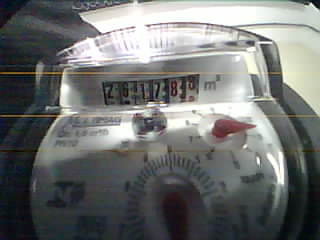
#> input picture Esp32-Cam/TempFrames/frame0.jpg, 320 x 240 px, found by its file name
$ python MovementDetect.py
#> lines starting #> are read from the running program, lines starting #| are printed output that depends on the picture; long printed decimals are rounded
### Img_Treatment.py
import cv2
import numpy as np
import glob
from Arduino_Stream import streamVid


def Calibrar(img, x, y, h, w):
    return cv2.rectangle(img, (x, y), (x + w, y + h), (0, 0, 255), 2)


def Cinza(img):
    return cv2.cvtColor(img, cv2.COLOR_BGR2GRAY)


def BrilhoContraste(img, B, C):
    a = cv2.convertScaleAbs(img, alpha=C, beta=B)
    return a


def BGR(img):
    a = cv2.cvtColor(img, cv2.COLOR_RGB2BGR)
    return a

#Binario
def Thresh(img):
    a = cv2.threshold(Cinza(img), 0, 255, cv2.THRESH_BINARY + cv2.THRESH_OTSU)[1]
    return a


def Blur(img, X, Y):
    return cv2.blur(img, (X, Y))


# [38 lines left out: functions Countor, FindCircle, FindPoints, RecInsideRec, not called in this run]


def RecVideo(name):
#> called with name = 'frame'
    for f in range(10):
        streamVid(f"{name}{f}")

    frameSize = (320, 240)

    out = cv2.VideoWriter(f'Esp32-Cam\\Video\\{name}.avi', cv2.VideoWriter_fourcc(*'DIVX'), 10, frameSize)

    for filename in glob.glob('Esp32-Cam\\TempFrames\\*.jpg'):
        img = cv2.imread(filename)
        out.write(img)

    out.release()

#limpar frames temporarios
def ClearTempFrames():
    for i in range(0, 9, 1):
        return 0
        #os.remove(f'frame{i}.jpg')


def DetectMovement(Frame):
    return Frame[0:320, 0:240]


# [30 lines left out: function image_resize, not called in this run]

### Arduino_Stream.py
import requests  # to get image from the web
import shutil  # to save it locally


image_url = "http://192.168.0.189/capture?_cb=1655123939526"
filename = image_url.split("/")[-1]


# [14 lines left out: function stream, not called in this run]


def streamVid(name):
    r = requests.get(image_url, stream=True)
    # Check if the image was retrieved successfully
    if r.status_code == 200:
        # Set decode_content value to True, otherwise the downloaded image file's size will be zero.
        r.raw.decode_content = True

        # Open a local file with wb ( write binary ) permission.
        with open(f'Esp32-Cam\\TempFrames\\{name}.jpg', 'wb') as f:
            shutil.copyfileobj(r.raw, f)

        return 1    #print('Image sucessfully Downloaded: ', filename)
    else:
        return print('Image Couldn\'t be retreived')

#stream()

### MovementDetect.py
import cv2
from Img_Treatment import RecVideo, ClearTempFrames


def Spinnig():
    RecVideo("frame")
#> (the call stopped at in streamVid, `r = requests.get(image_url, stream=True)`: the network is not available in this run)
    image = cv2.imread('Esp32-Cam\\TempFrames\\frame0.jpg')
#> image is the input picture: shape (240, 320, 3); mean B, G, R 112.5, 113.6, 111.7
    image = image[105:145, 125:170]
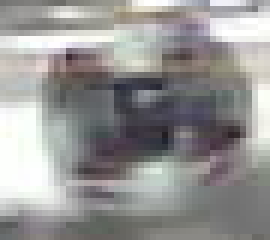
#> image: shape (40, 45, 3) (shown 6 times larger); mean B, G, R 148.2, 149, 150.1
    #cv2.imshow("teste", image)
    gray_image = cv2.cvtColor(image, cv2.COLOR_BGR2GRAY)
    histogram = cv2.calcHist([gray_image], [0],
                             None, [256], [0, 256])
#> histogram = 256 values, max 42 at index 254, min 0 at index 0, mean 7.03

    # data1 image
    image = cv2.imread('Esp32-Cam\\TempFrames\\frame9.jpg')
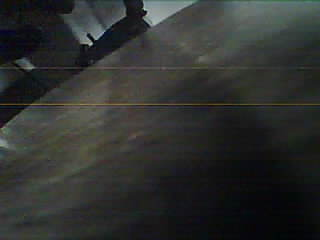
#> input picture Esp32-Cam/TempFrames/frame9.jpg, 320 x 240 px, found by its file name
#> image is the input picture: shape (240, 320, 3); mean B, G, R 46.1, 48.1, 46.2
    image = image[105:145, 125:170]
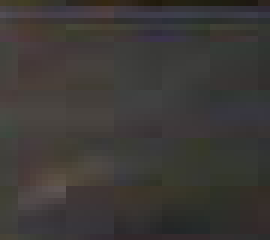
#> image: shape (40, 45, 3) (shown 6 times larger); mean B, G, R 54.7, 57.3, 60.3
    #cv2.imshow("teste2", image)
    gray_image1 = cv2.cvtColor(image, cv2.COLOR_BGR2GRAY)
    histogram1 = cv2.calcHist([gray_image1], [0],
                              None, [256], [0, 256])
#> histogram1 = 256 values, max 133 at index 54, min 0 at index 0, mean 7.03

    # data2 image
    image = cv2.imread('Esp32-Cam\\TempFrames\\frame4.jpg')
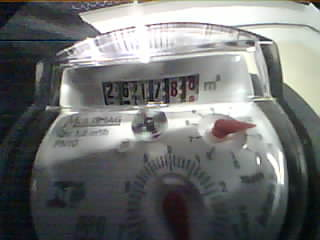
#> input picture Esp32-Cam/TempFrames/frame4.jpg, 320 x 240 px, found by its file name
#> image is the input picture: shape (240, 320, 3); mean B, G, R 112.4, 113.3, 111.3
    image = image[105:145, 125:170]
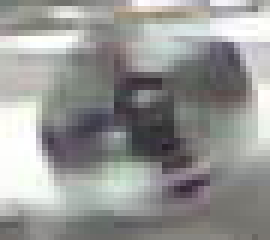
#> image: shape (40, 45, 3) (shown 6 times larger); mean B, G, R 148.7, 150.7, 150.3
    #cv2.imshow("teste3", image)
    #cv2.waitKey(0)
    gray_image2 = cv2.cvtColor(image, cv2.COLOR_BGR2GRAY)
    histogram2 = cv2.calcHist([gray_image2], [0],
                              None, [256], [0, 256])
#> histogram2 = 256 values, max 33 at index 254, min 0 at index 0, mean 7.03

    c1, c2 = 0, 0

    # Euclidean Distance between data1 and test
    i = 0
    while i < len(histogram) and i < len(histogram1):
        c1 += (histogram[i] - histogram1[i]) ** 2
        i += 1
#> this loop made 256 passes
#> c1 on passes 1 to 3: [0], [0], [0]
#> after the loop, c1 = [132452]; i = 256
    c1 = c1 ** (1 / 2)
#> c1 = [363.9]

    # Euclidean Distance between data2 and test
    i = 0
    while i < len(histogram) and i < len(histogram2):
        c2 += (histogram[i] - histogram2[i]) ** 2
        i += 1
#> this loop made 256 passes
#> after the loop, c2 = [4132]; i = 256
    c2 = c2 ** (1 / 2)
#> c2 = [64.28]
    c3 = int((c1+c2)/2)
#> c3 = 214
    if c3 < 67:
        print("Parada",c1,c2,c3)
        #ClearTempFrames()
        return False
    else:
        print("Movendo",c1,c2,c3)
#| Movendo [363.940] [64.281] 214
        #ClearTempFrames()
        return True


Spinnig()
